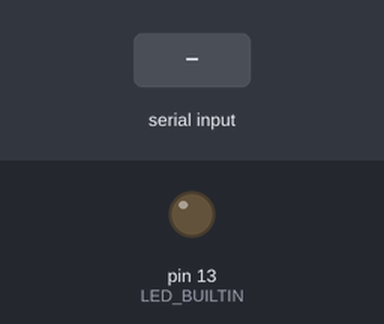
Simulated run of this sketch. Board: Arduino Uno, built with avr-gcc and run on an emulated ATmega328P. On the bench: output pins drawn as LEDs (lit = HIGH). Inputs (shaded band) come from the test bench.

Above: at 1.2 s.
1.3 s: "90,45\n" received over Serial
At 1.55 s:
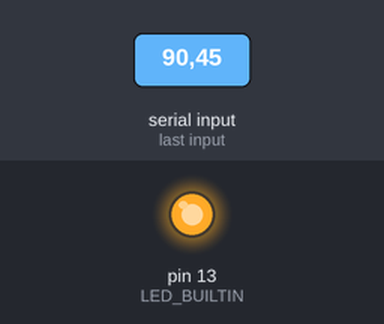
Timing chart, 0 to 8.5 s (numbered marks = the images above; inputs shaded):
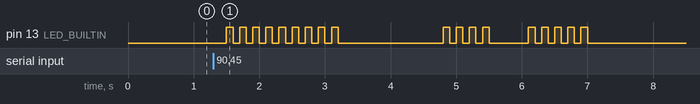

Measured:
- after the input at 1.3 s, pin 13 (LED_BUILTIN): LOW → HIGH after 0.20 s, → LOW 0.10 s later, → HIGH 0.10 s later, → LOW 0.10 s later, … (36 changes in this stretch)

The sketch:

tracker.ino
```cpp
void setup() {
  // put your setup code here, to run once:
  pinMode(LED_BUILTIN, OUTPUT);
  Serial.begin(9600);

}

void loop() {
  // put your main code here, to run repeatedly:
  if(Serial.available())
  {
    // subtract char from char to get int because magic
    light(Serial.read() - '0');
  }
  delay(500);
}

void light(int n)
{
  for (int i = 0; i < n; i++)
  {
    digitalWrite(LED_BUILTIN, HIGH);
    delay(100);
    digitalWrite(LED_BUILTIN, LOW);
    delay(100);
  }
}
```
